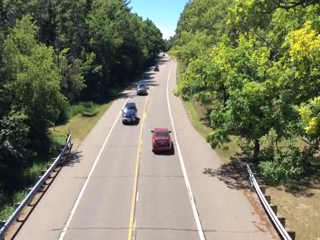
//> input picture frame 90 of FinalProject/Videos/car_video2.mp4, 320 x 240 px
$ ./FinalProject   (built with g++ and OpenCV 4)
//> lines starting //> are read from the running program, lines starting //| are printed output that depends on the picture; after the words box and inside, x2 and y2 are one past the last pixel; in counts of white or black regions, pixels touching at a corner belong together
### FinalProject/FinalProject/stdafx.h
// stdafx.h : include file for standard system include files,
// or project specific include files that are used frequently, but
// are changed infrequently
//

#pragma once

#include "targetver.h"

#include <stdio.h>
#include <tchar.h>


// TODO: reference additional headers your program requires here

### FinalProject/FinalProject/FinalProject.cpp
// FinalProject.cpp : Defines the entry point for the console application.
//

#include "stdafx.h"


#include <opencv2/opencv.hpp>
#include <string>
#include <vector>
#include <iostream>

using namespace cv;
using namespace std;

Point findCenter(Rect rect);
bool intersect(Point lineP1, Point lineP2, Point rectCenter);

int main(int argc, char* argv[]) {
	const String fileName = "C:\\Users\\Alec\\Documents\\Visual Studio 2015\\Projects\\FinalProject\\Videos\\car_video2.mp4";
	VideoCapture capture(fileName) ;

	if (!capture.isOpened())
	{
		cout << "Error loading the video." << endl;
		int error = -1;
		return 1;
	}

	//Load the car cascades
	String car_cascade_name = "C:\\Users\\Alec\\Documents\\Visual Studio 2015\\Projects\\FinalProject\\haarcascade_cars.xml";
	CascadeClassifier car_cascade;

	if (!car_cascade.load(car_cascade_name))
	{
		printf("--(!)Error loading the cascade.\n"); return -1;
	}

	Mat frame;
	int numCars = 0;
	capture.read(frame);
//> frame is the input picture: 240 rows x 320 cols, CV_8UC3; mean B, G, R 101.9, 127.3, 125

	//Points for video 1
	//Point lineP1(55, 75);
	//Point lineP2(300, 90);

	//Points for video 2
	Point lineP1(80, 120);
	Point lineP2(200, 120);

	while (capture.isOpened()) {
		capture.read(frame);
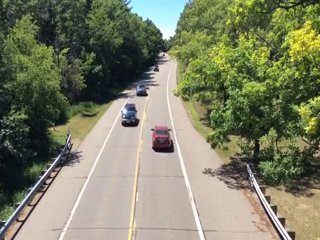
//> input picture frame 91 of FinalProject/Videos/car_video2.mp4, 320 x 240 px
//> frame is the input picture: 240 rows x 320 cols, CV_8UC3; mean B, G, R 101.8, 127.3, 124.9
		Mat drawingFrame = frame.clone();

		vector<Rect> cars;
		car_cascade.detectMultiScale(frame, cars, 1.1, 2);
//> cars = 3 Rects (x, y, width, height): [130, 80, 23, 23], [77, 99, 24, 24], [103, 83, 61, 61]

		line(drawingFrame, lineP1, lineP2, (0, 0, 255), 2, 8, 0);
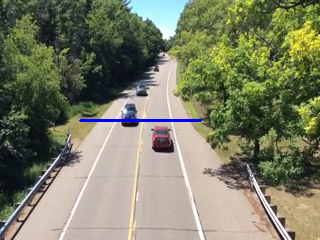
//> drawingFrame: 240 rows x 320 cols, CV_8UC3; 0.48% of pixels changed, all inside (x1, y1, x2, y2) = (79, 119, 202, 122)

		for (int c = 0; c < cars.size(); c++) {
			Point rectCenterPt = findCenter(cars[c]);
			Rect centerRect (rectCenterPt.x, rectCenterPt.y, cars[c].width / 12, cars[c].height / 12);
			Mat thisCar = frame(centerRect);
			Scalar average = mean(thisCar);

			circle(drawingFrame, rectCenterPt, 3, (255, 255, 0), -1);
			rectangle(drawingFrame, Point(cars[c].x, cars[c].y), Point(cars[c].x + cars[c].width, cars[c].y + cars[c].height), average, 2);


			if (intersect(lineP1, lineP2, rectCenterPt)) {
				numCars++;
				cout << "INTERSECT: " << numCars << endl;
			}
		}
//> this loop made 3 passes
//> (centerRect, average) on passes 1 to 3: (Rect(141, 91, 1, 1), Scalar(75, 54, 48)), (Rect(89, 111, 2, 2), Scalar(52, 97.25, 80)), (Rect(133, 113, 5, 5), Scalar(136.7, 119, 118.9))
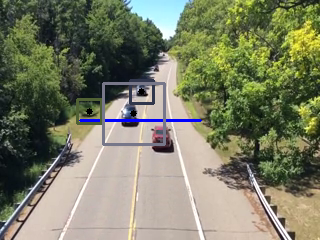
//> drawingFrame: 240 rows x 320 cols, CV_8UC3; 1.73% of pixels changed, all inside (x1, y1, x2, y2) = (76, 79, 166, 146)
//> after the loop, numCars = 0

		imshow("Video", drawingFrame);

		char key = waitKey(33);
//> the 'q' key is pressed
		if (key == 'q')
		{
			cout << "Final count: " << numCars << endl;
//| Final count: 0
			break;
		}
	}

	destroyAllWindows();
}

Point findCenter(Rect rect) {
	return Point(rect.x + rect.width / 2, rect.y + rect.height / 2);
}

bool intersect(Point lineP1, Point lineP2, Point rectCenter) {
	double slope = (lineP1.y - lineP2.y) / (lineP1.x - lineP2.x);
	double yIntersect = (slope*lineP1.x) + lineP1.y;
	return rectCenter.y == ((slope * rectCenter.x) + yIntersect);
}

$ run again, starting later in the video
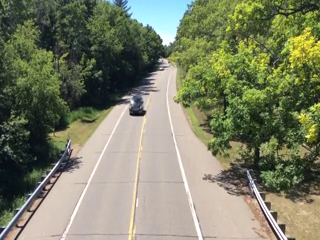
//> input picture frame 408 of FinalProject/Videos/car_video2.mp4, 320 x 240 px
//> frame is the input picture: 240 rows x 320 cols, CV_8UC3; mean B, G, R 102.1, 127.5, 124
//> cars = 1 Rect (x, y, width, height): [112, 83, 48, 48]
//> `line(drawingFrame, lineP1, lineP2, (0, 0, 255), 2, 8, 0);`:
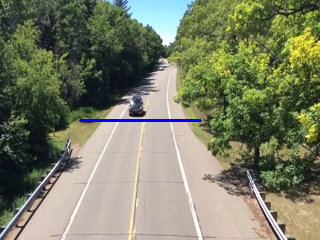
//> drawingFrame: 240 rows x 320 cols, CV_8UC3; mean B, G, R 102.4, 126.5, 123
//> the loop `for (int c = 0; c < cars.size(); c++)` made 1 pass
//> (centerRect, average) on pass 1: (Rect(136, 107, 4, 4), Scalar(86.19, 69.19, 64.19))
//> after the loop `for (int c = 0; c < cars.size(); c++)`:
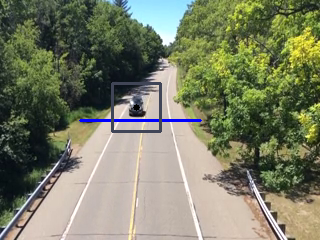
//> drawingFrame: 240 rows x 320 cols, CV_8UC3; 0.78% of pixels changed, all inside (x1, y1, x2, y2) = (111, 82, 162, 133)
//> after the loop `for (int c = 0; c < cars.size(); c++)`: numCars = 0
//| Final count: 0

$ run again, starting later in the video
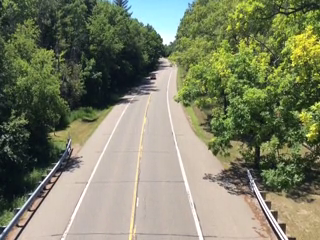
//> input picture frame 725 of FinalProject/Videos/car_video2.mp4, 320 x 240 px
//> frame is the input picture: 240 rows x 320 cols, CV_8UC3; mean B, G, R 102.1, 127.6, 124.1
//> cars = empty
//> `line(drawingFrame, lineP1, lineP2, (0, 0, 255), 2, 8, 0);`:
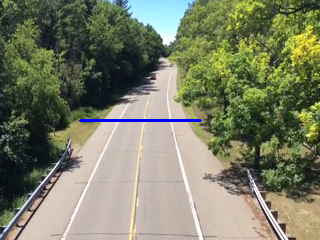
//> drawingFrame: 240 rows x 320 cols, CV_8UC3; mean B, G, R 102.5, 126.7, 123.2
//> after the loop `for (int c = 0; c < cars.size(); c++)`: numCars = 0
//| Final count: 0
